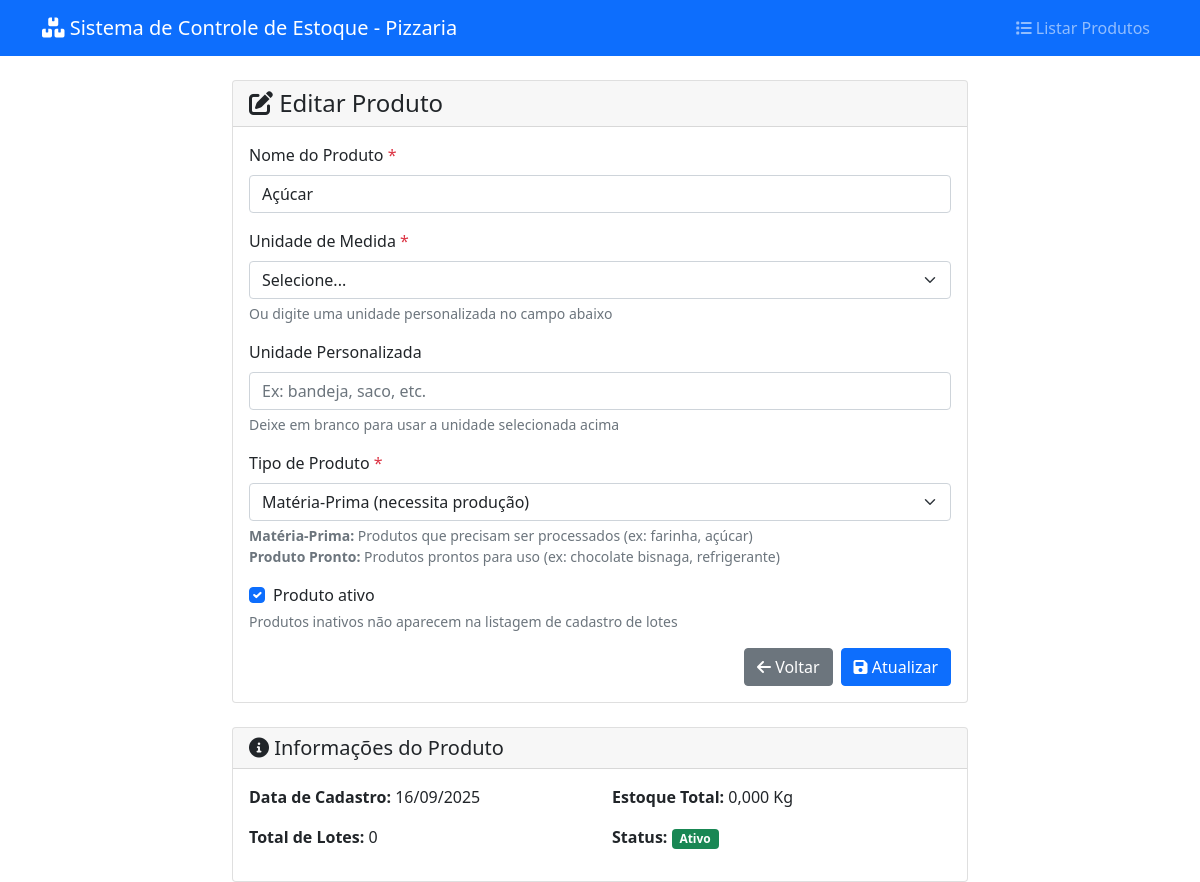
Screenshot of /pages/produtos/cadastrar.php?id=2 with the database file from the repository.
### tables this page shows
CREATE TABLE IF NOT EXISTS produtos (
    id INT AUTO_INCREMENT PRIMARY KEY,
    nome VARCHAR(100) NOT NULL,
    unidade_medida VARCHAR(20) NOT NULL,
    ativo BOOLEAN DEFAULT TRUE,
    data_cadastro DATETIME DEFAULT CURRENT_TIMESTAMP,
    INDEX idx_nome (nome),
    INDEX idx_ativo (ativo)
);

### config/config.php (called while the page is built, shortened)
<?php
spl_autoload_register(function ($class_name) {
    $file = CLASSES_PATH . $class_name . '.php';
});
function formatDate($date, $format = DATE_FORMAT) {
    if ($date instanceof DateTime) {
        return $date->format($format);
    }
}
function formatNumber($number, $decimals = DECIMAL_PLACES) {
    return number_format((float)$number, $decimals, ',', '.');
}
?>

### classes/Database.php (called while the page is built, shortened)
<?php
class Database {
    private static $instance = null;
    private $connection;
    private function __construct() {
        try {
            $dsn = "mysql:host=" . DB_HOST . ";dbname=" . DB_NAME . ";charset=utf8mb4";
            $this->connection = new PDO($dsn, DB_USER, DB_PASS, [
                PDO::ATTR_ERRMODE => PDO::ERRMODE_EXCEPTION,
                PDO::ATTR_DEFAULT_FETCH_MODE => PDO::FETCH_ASSOC,
                PDO::ATTR_EMULATE_PREPARES => false,
                PDO::MYSQL_ATTR_INIT_COMMAND => "SET NAMES utf8mb4"
            ]);
        } catch (PDOException $e) {
            throw new Exception("Erro na conexão com o banco de dados: " . $e->getMessage());
        }
    }
    public static function getInstance() {
        if (self::$instance === null) {
            self::$instance = new self();
        }
        return self::$instance;
    }
    public function fetchOne($sql, $params = []) {
        try {
            $stmt = $this->connection->prepare($sql);
            $stmt->execute($params);
            return $stmt->fetch();
        } catch (PDOException $e) {
            debugLog("Erro na query fetchOne: " . $e->getMessage(), ['sql' => $sql, 'params' => $params]);
            throw new Exception("Erro na execução da query: " . $e->getMessage());
        }
    }
}
?>

### classes/Produto.php (called while the page is built, shortened)
<?php
class Produto {
    private $id;
    private $nome;
    private $unidadeMedida;
    private $tipoProduto;
    private $ativo;
    private $dataCadastro;
    private $db;
    public function __construct($nome = null, $unidadeMedida = null, $tipoProduto = 'materia_prima') {
        $this->db = Database::getInstance();
        $this->ativo = true;
        $this->dataCadastro = new DateTime();
        $this->tipoProduto = $tipoProduto;
    }
    public function getNome() { return $this->nome; }
    public function getUnidadeMedida() { return $this->unidadeMedida; }
    public function getTipoProduto() { return $this->tipoProduto; }
    public function getDataCadastro() { return $this->dataCadastro; }
    public static function buscarPorId($id) {
        try {
            $db = Database::getInstance();
            $sql = "SELECT * FROM produtos WHERE id = :id";
            $result = $db->fetchOne($sql, [':id' => $id]);
            if ($result) {
                $produto = new self();
                $produto->id = $result['id'];
                $produto->nome = $result['nome'];
                $produto->unidadeMedida = $result['unidade_medida'];
                $produto->tipoProduto = $result['tipo_produto'] ?? 'materia_prima';
                $produto->ativo = (bool)$result['ativo'];
                $produto->dataCadastro = new DateTime($result['data_cadastro']);
                return $produto;
            }
            return null;
        } catch (Exception $e) {
            debugLog("Erro ao buscar produto: " . $e->getMessage(), ['id' => $id]);
            return null;
        }
    }
    public function isAtivo() {
        return $this->ativo;
    }
    public function getTotalLotes() {
        try {
            $sql = "SELECT COUNT(*) as total FROM lotes WHERE produto_id = :produto_id";
            $result = $this->db->fetchOne($sql, [':produto_id' => $this->id]);
            return (int)$result['total'];
        } catch (Exception $e) {
            debugLog("Erro ao contar lotes do produto: " . $e->getMessage(), $this);
            return 0;
        }
    }
    public function getEstoqueTotal() {
        try {
            $sql = "SELECT COALESCE(SUM(l.quantidade_comprada - COALESCE(p.total_usado, 0)), 0) as estoque_total
                    FROM lotes l
                    LEFT JOIN (
                        SELECT lote_id, SUM(quantidade_materia_prima_usada) as total_usado
                        FROM producao
                        GROUP BY lote_id
                    ) p ON l.id = p.lote_id
                    WHERE l.produto_id = :produto_id";
            $result = $this->db->fetchOne($sql, [':produto_id' => $this->id]);
            return (float)$result['estoque_total'];
        } catch (Exception $e) {
            debugLog("Erro ao calcular estoque total do produto: " . $e->getMessage(), $this);
            return 0;
        }
    }
}
?>

### pages/produtos/cadastrar.php (the view, shortened to what this page needs)
<?php
require_once '../../config/config.php';
$produto = null;
$editando = false;
if (isset($_GET['id']) && is_numeric($_GET['id'])) {
    $editando = true;
    $produto = Produto::buscarPorId($_GET['id']);
}
$pageTitle = $editando ? 'Editar Produto' : 'Cadastrar Produto';
?>
<!DOCTYPE html>
<html lang="pt-BR">
<head>
    <link href="https://cdn.jsdelivr.net/npm/bootstrap@5.1.3/dist/css/bootstrap.min.css" rel="stylesheet">
    <link href="https://cdnjs.cloudflare.com/ajax/libs/font-awesome/6.0.0/css/all.min.css" rel="stylesheet">
</head>
<body>
    <nav class="navbar navbar-expand-lg navbar-dark bg-primary">
        <div class="container">
            <a class="navbar-brand" href="../../index.php">
                <i class="fas fa-boxes"></i> <?php echo APP_NAME; ?>
            </a>
            <div class="navbar-nav ms-auto">
                <a class="nav-link" href="listar.php">
                    <i class="fas fa-list"></i> Listar Produtos
                </a>
            </div>
        </div>
    </nav>
    <div class="container mt-4">
        <div class="row justify-content-center">
            <div class="col-md-8">
                <div class="card">
                    <div class="card-header">
                        <h4 class="mb-0">
                            <i class="fas fa-<?php echo $editando ? 'edit' : 'plus'; ?>"></i>
                            <?php echo $pageTitle; ?>
                        </h4>
                    </div>
                    <div class="card-body">
                        <form method="POST" class="needs-validation" novalidate>
                            <div class="mb-3">
                                <label for="nome" class="form-label">
                                    Nome do Produto <span class="text-danger">*</span>
                                </label>
                                <input type="text"
                                       class="form-control"
                                       id="nome"
                                       name="nome"
                                       value="<?php echo $produto ? htmlspecialchars($produto->getNome()) : ''; ?>"
                                       maxlength="100"
                                       required>
                            </div>
                            <div class="mb-3">
                                <label for="unidade_medida" class="form-label">
                                    Unidade de Medida <span class="text-danger">*</span>
                                </label>
                                <select class="form-select" id="unidade_medida" name="unidade_medida" required>
                                    <option value="">Selecione...</option>
                                </select>
                                <div class="form-text">
                                    Ou digite uma unidade personalizada no campo abaixo
                                </div>
                            </div>
                            <div class="mb-3">
                                <label for="unidade_personalizada" class="form-label">
                                    Unidade Personalizada
                                </label>
                                <input type="text"
                                       class="form-control"
                                       id="unidade_personalizada"
                                       maxlength="20"
                                       placeholder="Ex: bandeja, saco, etc.">
                                <div class="form-text">
                                    Deixe em branco para usar a unidade selecionada acima
                                </div>
                            </div>
                            <div class="mb-3">
                                <label for="tipo_produto" class="form-label">
                                    Tipo de Produto <span class="text-danger">*</span>
                                </label>
                                <select class="form-select" id="tipo_produto" name="tipo_produto" required>
                                    <?php
                                    $tipos = [
                                        'materia_prima' => 'Matéria-Prima (necessita produção)',
                                        'produto_pronto' => 'Produto Pronto (direto para estoque)'
                                    ];
                                    $tipoAtual = $produto ? $produto->getTipoProduto() : 'materia_prima';
                                    foreach ($tipos as $valor => $label) {
                                        $selected = ($tipoAtual === $valor) ? 'selected' : '';
                                        echo "<option value=\"$valor\" $selected>$label</option>";
                                    }
                                    ?>
                                </select>
                                <div class="form-text">
                                    <strong>Matéria-Prima:</strong> Produtos que precisam ser processados (ex: farinha, açúcar)<br>
                                    <strong>Produto Pronto:</strong> Produtos prontos para uso (ex: chocolate bisnaga, refrigerante)
                                </div>
                            </div>
                            <?php if ($editando): ?>
                                <div class="mb-3">
                                    <div class="form-check">
                                        <input class="form-check-input"
                                               type="checkbox"
                                               id="ativo"
                                               name="ativo"
                                               <?php echo ($produto && $produto->isAtivo()) ? 'checked' : ''; ?>>
                                        <label class="form-check-label" for="ativo">
                                            Produto ativo
                                        </label>
                                    </div>
                                    <div class="form-text">
                                        Produtos inativos não aparecem na listagem de cadastro de lotes
                                    </div>
                                </div>
                            <?php endif; ?>
                            <div class="d-grid gap-2 d-md-flex justify-content-md-end">
                                <a href="listar.php" class="btn btn-secondary">
                                    <i class="fas fa-arrow-left"></i> Voltar
                                </a>
                                <button type="submit" class="btn btn-primary">
                                    <i class="fas fa-save"></i>
                                    <?php echo $editando ? 'Atualizar' : 'Cadastrar'; ?>
                                </button>
                            </div>
                        </form>
                    </div>
                </div>
                <?php if ($editando && $produto): ?>
                    <div class="card mt-4">
                        <div class="card-header">
                            <h5 class="mb-0">
                                <i class="fas fa-info-circle"></i>
                                Informações do Produto
                            </h5>
                        </div>
                        <div class="card-body">
                            <div class="row">
                                <div class="col-md-6">
                                    <p><strong>Data de Cadastro:</strong>
                                       <?php echo formatDate($produto->getDataCadastro()); ?></p>
                                    <p><strong>Total de Lotes:</strong>
                                       <?php echo $produto->getTotalLotes(); ?></p>
                                </div>
                                <div class="col-md-6">
                                    <p><strong>Estoque Total:</strong>
                                       <?php echo formatNumber($produto->getEstoqueTotal()); ?>
                                       <?php echo $produto->getUnidadeMedida(); ?></p>
                                    <p><strong>Status:</strong>
                                       <span class="badge bg-<?php echo $produto->isAtivo() ? 'success' : 'secondary'; ?>">
                                           <?php echo $produto->isAtivo() ? 'Ativo' : 'Inativo'; ?>
                                       </span>
                                    </p>
                                </div>
                            </div>
                        </div>
                    </div>
                <?php endif; ?>
            </div>
        </div>
    </div>
</body>
</html>

### rows the page displays
produtos: nome "Açúcar", ativo "☑", data_cadastro "16/09/2025", unidade_medida "Kg"

### other values shown
APP_NAME "Sistema de Controle de Estoque - Pizzaria"
$pageTitle "Editar Produto"
$produto->getTotalLotes() "0"
formatNumber($produto->getEstoqueTotal()) "0,000"
form field tipo_produto "Matéria-Prima (necessita produção)"
